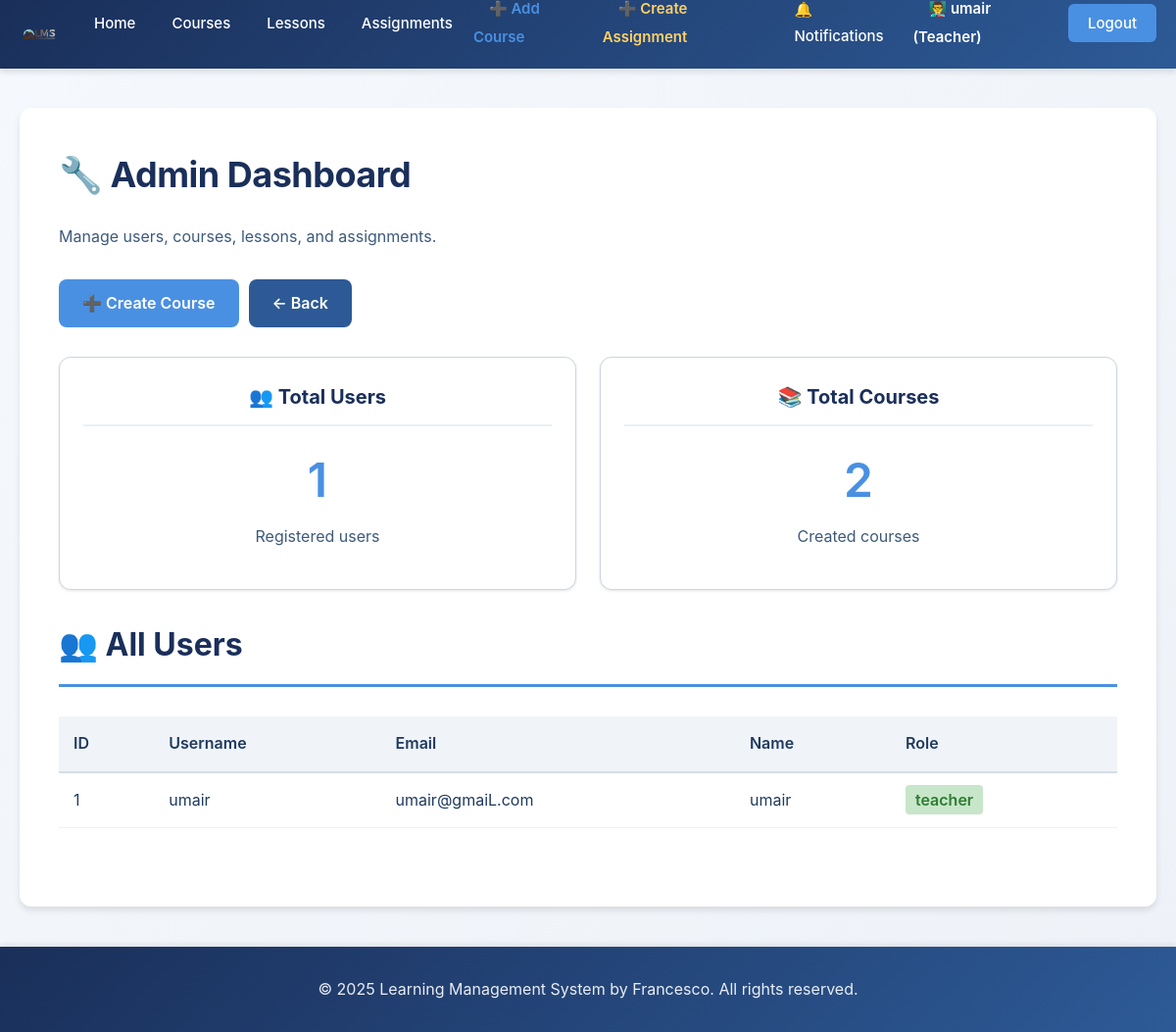
/admin_dashboard (signed in), run on an earlier commit of the app's database.
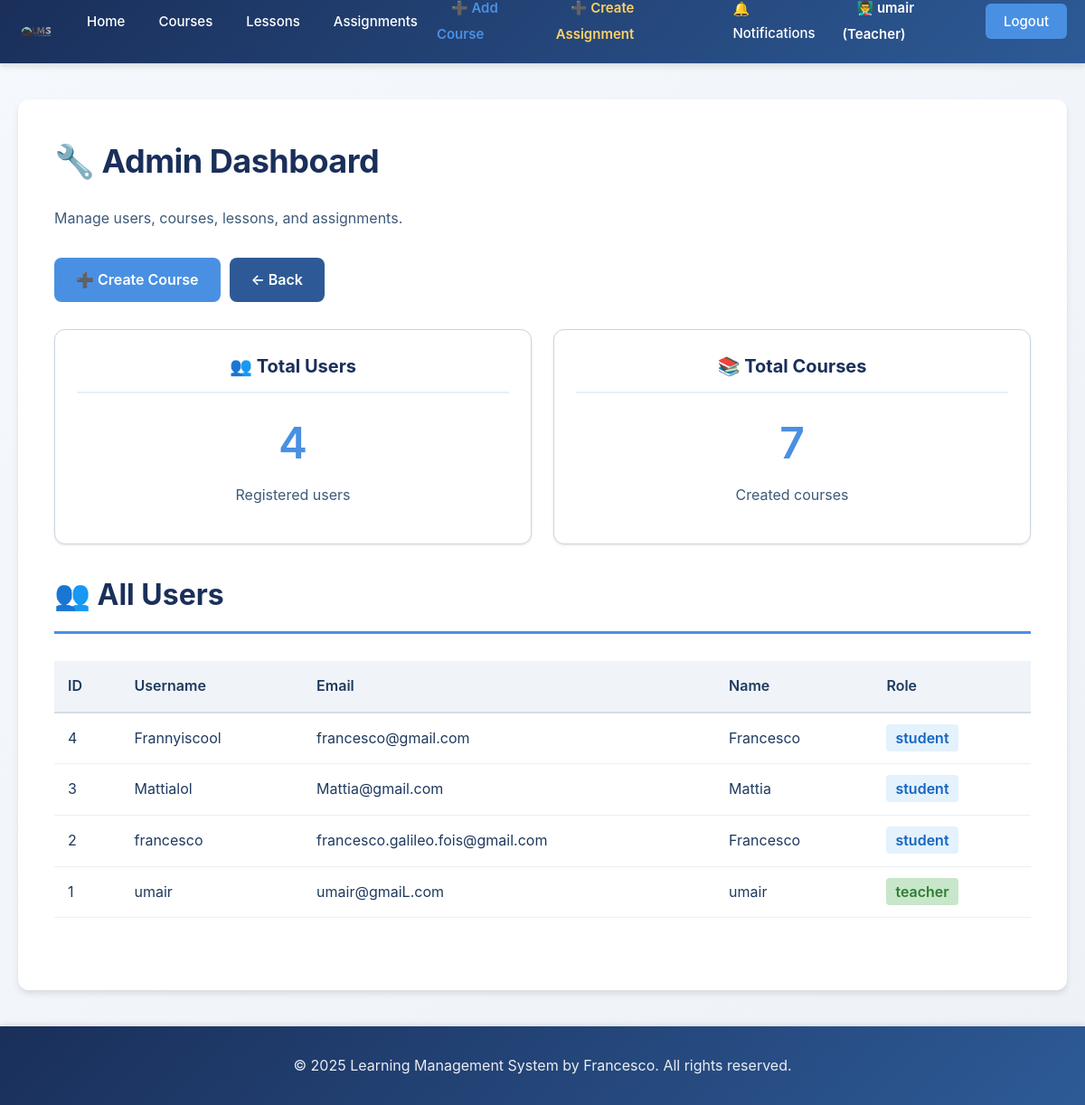
And on a later commit of the database.
### tables this page shows
CREATE TABLE users (
            -- Unique identifier for each user (auto-incrementing primary key)
            id INTEGER PRIMARY KEY AUTOINCREMENT,
            -- Username must be unique (no two users can have same username)
            username TEXT NOT NULL UNIQUE,
            -- Email must be unique (no two users can have same email)
            email TEXT NOT NULL UNIQUE,
            -- Password stored as hashed string (never plain text)
            password TEXT NOT NULL,
            -- Full name of the user
            full_name TEXT NOT NULL,
            -- User role: either 'student' or 'teacher'
            role TEXT NOT NULL DEFAULT 'student',
            -- Timestamp when account was created (automatic)
            created_at TIMESTAMP DEFAULT CURRENT_TIMESTAMP,
            -- Timestamp of last login
            last_login TIMESTAMP
        );

### app.py (the view)
@app.route("/admin_dashboard")
def admin_dashboard():
    if 'user_id' not in session:
        return redirect(url_for('login'))
    if session.get('role') != 'teacher':
        return redirect(url_for('home'))
    conn = None
    try:
        conn = get_db_connection()
        cursor = conn.cursor()
        cursor.execute("SELECT COUNT(*) as count FROM users")
        users_count = cursor.fetchone()['count']
        cursor.execute("SELECT COUNT(*) as count FROM courses")
        courses_count = cursor.fetchone()['count']
        cursor.execute("SELECT * FROM users ORDER BY created_at DESC LIMIT 10")
        users = cursor.fetchall()
        cursor.execute("SELECT * FROM courses ORDER BY created_at DESC LIMIT 10")
        courses = cursor.fetchall()
        return render_template('admin_dashboard.html',
                             users_count=users_count,
                             courses_count=courses_count,
                             users=users,
                             courses=courses)
    except Exception as e:
        return render_template('admin_dashboard.html', error='Error loading admin data')
    finally:
        if conn:
            conn.close()

### app.py (called while the page is built)
def get_db_connection(db_name="lms.db"):
    conn = sqlite3.connect(db_name)
    conn.row_factory = sqlite3.Row
    return conn

### templates/admin_dashboard.html (shortened to what this page needs)
{% extends 'base.html' %}
{% block content %}
    <h1>🔧 Admin Dashboard</h1>
    <p>Manage users, courses, lessons, and assignments.</p>
    <div style="margin: 30px 0; display: flex; gap: 10px;">
        <a href="{{ url_for('create_course') }}" class="btn btn-primary">➕ Create Course</a>
        <a href="{{ url_for('teacher_dashboard') }}" class="btn btn-secondary">← Back</a>
    </div>
    <div class="grid mt-30">
        <div class="card" style="text-align: center;">
            <div class="card-header">👥 Total Users</div>
            <div class="card-body">
                <h2 style="color: var(--accent-blue); font-size: 48px; margin: 0;">{{ users|length or 0 }}</h2>
                <p>Registered users</p>
            </div>
        </div>
        <div class="card" style="text-align: center;">
            <div class="card-header">📚 Total Courses</div>
            <div class="card-body">
                <h2 style="color: var(--accent-blue); font-size: 48px; margin: 0;">{{ courses_count or 0 }}</h2>
                <p>Created courses</p>
            </div>
        </div>
    </div>
    <div class="section mt-30">
        <h2 class="section-title">👥 All Users</h2>
        {% if users %}
            <div style="overflow-x: auto; margin-top: 20px;">
                <table style="width: 100%; border-collapse: collapse; background: white; border-radius: 8px;">
                    <thead>
                        <tr style="background: #f0f4f8; border-bottom: 2px solid #d4dce6;">
                            <th style="padding: 15px; text-align: left; font-weight: 600;">ID</th>
                            <th style="padding: 15px; text-align: left; font-weight: 600;">Username</th>
                            <th style="padding: 15px; text-align: left; font-weight: 600;">Email</th>
                            <th style="padding: 15px; text-align: left; font-weight: 600;">Name</th>
                            <th style="padding: 15px; text-align: left; font-weight: 600;">Role</th>
                        </tr>
                    </thead>
                    <tbody>
                        {% for user in users %}
                            <tr style="border-bottom: 1px solid #ecf0f1;">
                                <td style="padding: 15px;">{{ user.id }}</td>
                                <td style="padding: 15px;">{{ user.username }}</td>
                                <td style="padding: 15px;">{{ user.email }}</td>
                                <td style="padding: 15px;">{{ user.full_name }}</td>
                                <td style="padding: 15px;">
                                    {% if user.role == 'teacher' %}
                                        <span style="background: #c8e6c9; color: #2e7d32; padding: 5px 10px; border-radius: 4px; font-weight: 600;">{{ user.role }}</span>
                                    {% else %}
                                        <span style="background: #e3f2fd; color: #1565c0; padding: 5px 10px; border-radius: 4px; font-weight: 600;">{{ user.role }}</span>
                                    {% endif %}
                                </td>
                            </tr>
                        {% endfor %}
                    </tbody>
                </table>
            </div>
        {% else %}
            <p class="text-muted">No users found.</p>
        {% endif %}
    </div>
{% endblock %}

What changed in the data, as far as the page shows it:
added users: id "4", username "Frannyiscool", email "francesco@gmail.com", full_name "Francesco", role "student"
added users: id "3", username "Mattialol", email "Mattia@gmail.com", full_name "Mattia", role "student"
added users: id "2", username "francesco", email "francesco.galileo.fois@gmail.com", full_name "Francesco", role "student"
Also different on the page:
{{ users|length or 0 }}: "1" → "4"
{{ courses_count or 0 }}: "2" → "7"
